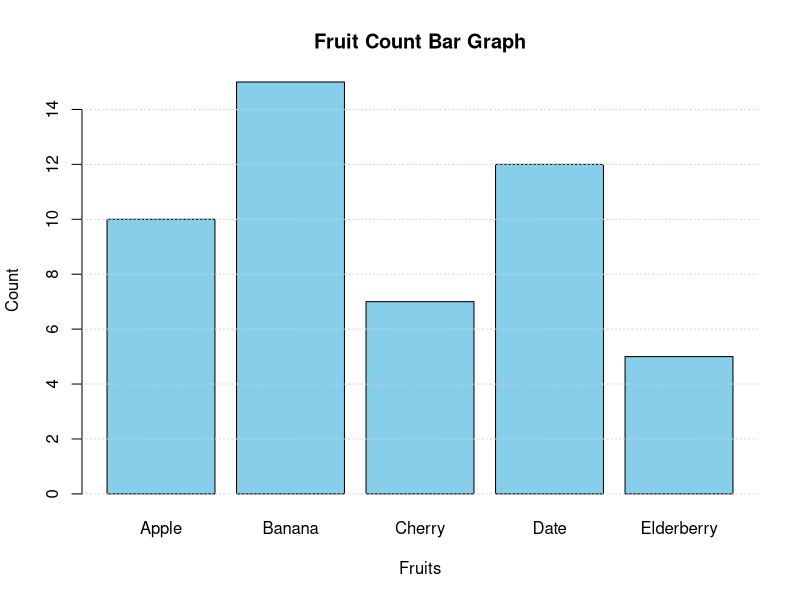

Generate this figure with R:

# Open a new graphics window
x11()
# Data for the Bar Graph
fruits <- c("Apple", "Banana", "Cherry", "Date", "Elderberry")  # Categories
counts <- c(10, 15, 7, 12, 5)  # Corresponding counts for each category

# Creating a Bar Graph
barplot(counts,
        names.arg = fruits,          # Labels for the bars
        col = "skyblue",             # Color of the bars
        main = "Fruit Count Bar Graph",  # Main title
        xlab = "Fruits",             # X-axis label
        ylab = "Count",              # Y-axis label
        border = "black")            # Color of the bar borders

# Adding Gridlines
grid(nx = NA, ny = NULL)  # Adds horizontal gridlines for clarity
6